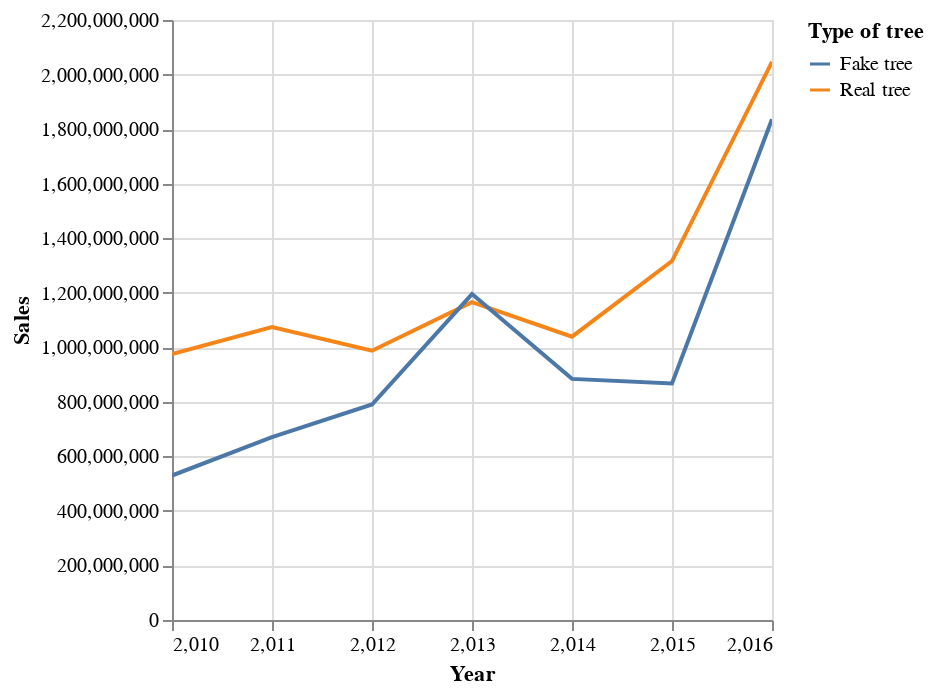

The cell this chart's notebook holds for it:
### Markdown cell above
**Can we visualize the trend of sales for each tree type using Altair?**

### Code cell
# Altair line chart for sales trend of each tree type
alt.Chart(df).mark_line().encode(
    x='Year',
    y='Sales',
    color='Type of tree',
    tooltip=['Year', 'Type of tree', 'Sales']
).interactive()

### Figure 1 — Vega-Lite specification as saved in the notebook (floating-point values rounded to 4 significant figures)
{"config": {"view": {"continuousWidth": 300, "continuousHeight": 300}}, "data": {"name": "data-f8e8759533e3cf33938b81a2b5feb341"}, "mark": {"type": "line"}, "encoding": {"color": {"field": "Type of tree", "type": "nominal"}, "tooltip": [{"field": "Year", "type": "quantitative"}, {"field": "Type of tree", "type": "nominal"}, {"field": "Sales", "type": "quantitative"}], "x": {"field": "Year", "type": "quantitative"}, "y": {"field": "Sales", "type": "quantitative"}}, "params": [{"name": "param_2", "select": {"type": "interval", "encodings": ["x", "y"]}, "bind": "scales"}], "$schema": "https://vega.github.io/schema/vega-lite/v5.16.3.json", "datasets": {"data-f8e8759533e3cf33938b81a2b5feb341": [{"index": 0, "Year": 2010, "Type of tree": "Real tree", "Number of trees sold": 27000000, "Average Tree Price": 36.12, "Sales": 975240000}, {"index": 1, "Year": 2011, "Type of tree": "Real tree", "Number of trees sold": 30800000, "Average Tree Price": 34.87, "Sales": 1073996000}, {"index": 2, "Year": 2012, "Type of tree": "Real tree", "Number of trees sold": 24500000, "Average Tree Price": 40.3, "Sales": 987350000}, {"index": 3, "Year": 2013, "Type of tree": "Real tree", "Number of trees sold": 33020000, "Average Tree Price": 35.3, "Sales": 1165606000}, {"index": 4, "Year": 2014, "Type of tree": "Real tree", "Number of trees sold": 26300000, "Average Tree Price": 39.5, "Sales": 1038850000}, {"index": 5, "Year": 2015, "Type of tree": "Real tree", "Number of trees sold": 25900000, "Average Tree Price": 50.82, "Sales": 1316238000}, {"index": 6, "Year": 2016, "Type of tree": "Real tree", "Number of trees sold": 27400000, "Average Tree Price": 74.7, "Sales": 2046780000}, {"index": 7, "Year": 2010, "Type of tree": "Fake tree", "Number of trees sold": 8200000, "Average Tree Price": 64.61, "Sales": 529802000}, {"index": 8, "Year": 2011, "Type of tree": "Fake tree", "Number of trees sold": 9500000, "Average Tree Price": 70.55, "Sales": 670225000}, {"index": 9, "Year": 2012, "Type of tree": "Fake tree", "Number of trees sold": 10900000, "Average Tree Price": 72.5, "Sales": 790250000}, {"index": 10, "Year": 2013, "Type of tree": "Fake tree", "Number of trees sold": 14700000, "Average Tree Price": 81.3, "Sales": 1195110000}, {"index": 11, "Year": 2014, "Type of tree": "Fake tree", "Number of trees sold": 13900000, "Average Tree Price": 63.6, "Sales": 884040000}, {"index": 12, "Year": 2015, "Type of tree": "Fake tree", "Number of trees sold": 12500000, "Average Tree Price": 69.38, "Sales": 867250000}, {"index": 13, "Year": 2016, "Type of tree": "Fake tree", "Number of trees sold": 18600000, "Average Tree Price": 98.7, "Sales": 1835820000}]}}
